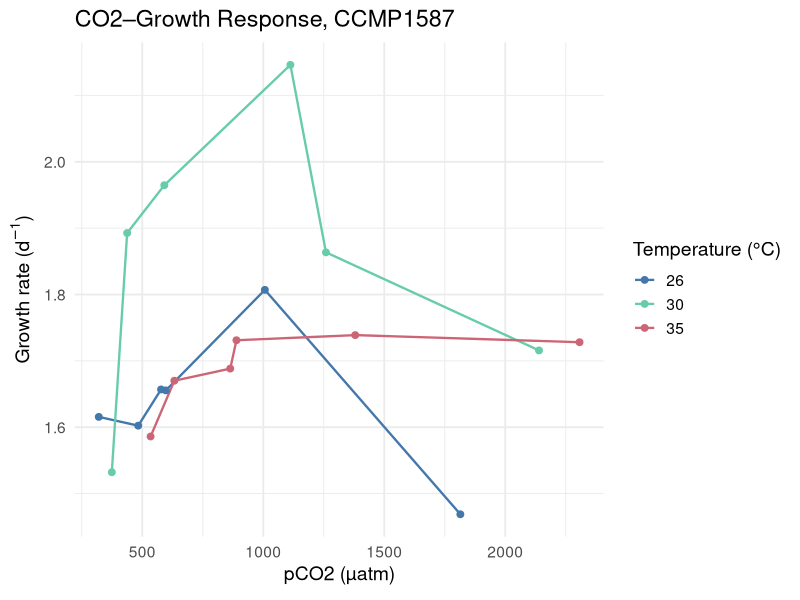
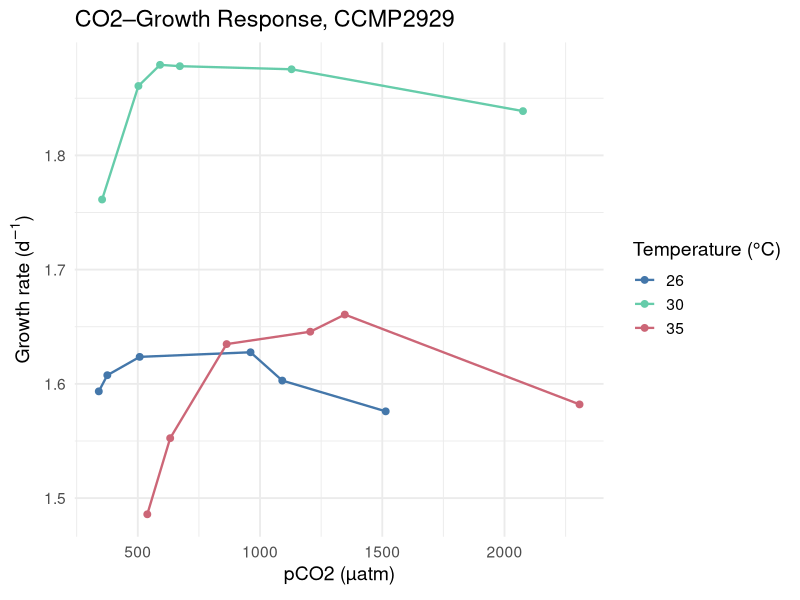
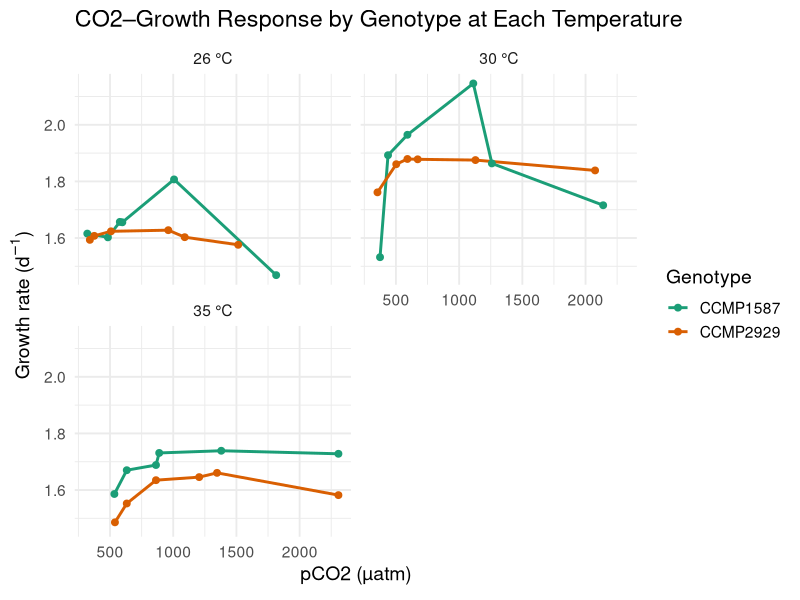
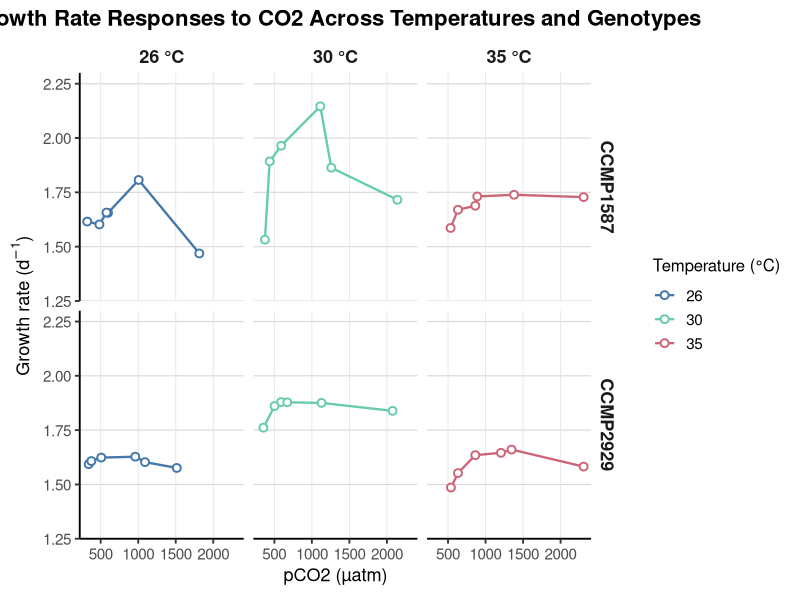

Recreate these plots in R, in order.
#1. Setup ───────────────────────────────────────────────────────────────────

#Set working directory
setwd("~/Documents/temp/Dissertation/Data/Exploratory Data")

#Load required libraries
library(ggplot2)
library(dplyr)
library(readr)
library(scales)

#2. Load & Clean Data ───────────────────────────────────────────────────────

#Read CSV file
df <- read_csv("Temp x CO2_surface_WITH_ADDED_FAKE_DATA_AND_HT_DATA_NO_ZERO.csv")

#Filter to relevant genotypes and temperatures
target_gens  <- c("CCMP1587", "CCMP2929")
target_temps <- c(26, 30, 35)

df_clean <- df %>%
  filter(genotype %in% target_gens,
         temp %in% target_temps) %>%
  mutate(
    pco2_calculated = as.numeric(pco2_calculated),
    growth_rate     = as.numeric(growth_rate)
  ) %>%
  filter(is.finite(pco2_calculated), is.finite(growth_rate))

#3. Define Colorblind-Friendly Temperature Palette ──────────────────────────

temp_colors <- c(
  "26" = "#4477AA",  # Blue
  "30" = "#66CCAA",  # Teal-green
  "35" = "#CC6677"   # Muted red-orange
)

#4. Plot 1: One Plot per Genotype (CO₂ vs Growth at Each Temp) ──────────────

make_genotype_plot <- function(gen) {
  ggplot(filter(df_clean, genotype == gen),
         aes(x = pco2_calculated,
             y = growth_rate,
             color = factor(temp),
             group = temp)) +
    geom_line(size = 0.8) +
    geom_point(size = 2) +
    scale_color_manual(values = temp_colors, name = "Temperature (°C)") +
    labs(
      title = paste("CO2–Growth Response,", gen),
      x = expression(paste("pCO2", " (µatm)")),
      y = expression(paste("Growth rate (d"^{-1}, ")"))
    ) +
    theme_minimal(base_size = 14)
}

p1 <- make_genotype_plot("CCMP1587")
p2 <- make_genotype_plot("CCMP2929")

print(p1)
print(p2)

#5. Plot 2: Faceted by Temperature, Colored by Genotype ─────────────────────

p_by_temp <- ggplot(df_clean,
                    aes(x = pco2_calculated,
                        y = growth_rate,
                        color = genotype,
                        group = genotype)) +
  geom_line(size = 1) +
  geom_point(size = 2) +
  facet_wrap(~ temp, ncol = 2,
             labeller = labeller(temp = function(t) paste0(t, " °C"))) +
  scale_color_brewer(palette = "Dark2", name = "Genotype") +
  labs(
    title = "CO2–Growth Response by Genotype at Each Temperature",
    x = expression(paste("pCO2", " (µatm)")),
    y = expression(paste("Growth rate (d"^{-1}, ")"))
  ) +
  theme_minimal(base_size = 14)

print(p_by_temp)

#6. Plot 3: Genotype × Temperature Grid with Consistent Axes ────────────────

p_facet_grid <- ggplot(df_clean,
                       aes(x = pco2_calculated,
                           y = growth_rate,
                           color = factor(temp),
                           group = temp)) +
  geom_line(size = 0.8) +
  geom_point(size = 2, shape = 21, fill = "white", stroke = 1) +
  facet_grid(rows = vars(genotype), cols = vars(temp),
             labeller = labeller(
               temp     = function(t) paste0(t, " °C"),
               genotype = label_value
             )) +
  scale_color_manual(name = "Temperature (°C)", values = temp_colors) +
  scale_y_continuous(
    limits = c(1.25, 2.25),
    breaks = seq(1.25, 2.25, by = 0.25),
    expand = expansion(mult = c(0, 0.05))
  ) +
  scale_x_continuous(
    breaks = pretty_breaks(n = 5),
    expand = expansion(mult = c(0.05, 0.05))
  ) +
  labs(
    title = "Growth Rate Responses to CO2 Across Temperatures and Genotypes",
    x = expression(paste("pCO2", " (µatm)")),
    y = expression(paste("Growth rate (d"^{-1}, ")"))
  ) +
  theme_classic(base_size = 14) +
  theme(
    strip.background    = element_blank(),
    strip.text          = element_text(size = 13, face = "bold"),
    legend.position     = "right",
    legend.title        = element_text(size = 12),
    legend.text         = element_text(size = 11),
    axis.text           = element_text(size = 11),
    axis.title          = element_text(size = 13),
    panel.grid.major.y  = element_line(color = "grey85", size = 0.4),
    panel.grid.major.x  = element_line(color = "grey90", size = 0.3),
    panel.grid.minor.x  = element_blank(),
    panel.grid.minor.y  = element_blank(),
    plot.title          = element_text(size = 16, face = "bold", hjust = 0.5)
  )

print(p_facet_grid)
